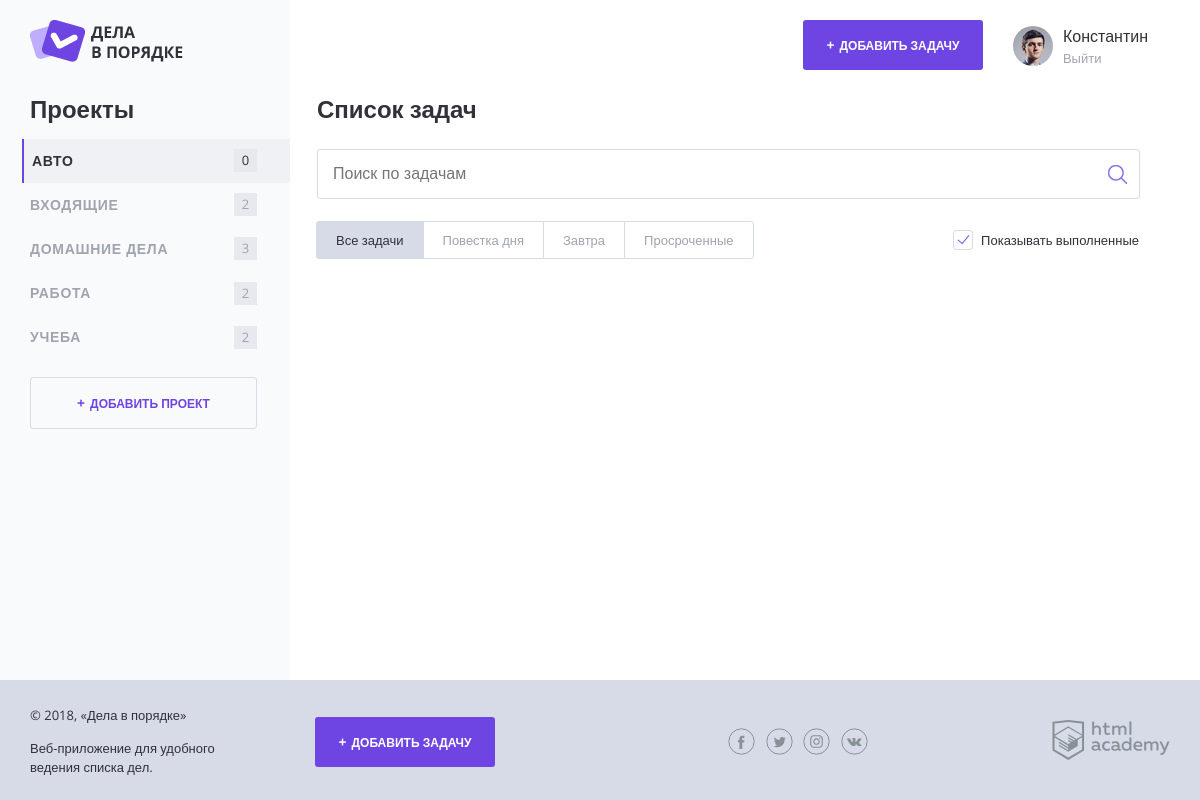
The app's page /?project_id=5 with its own data.
### tables this page shows
CREATE TABLE IF NOT EXISTS `projects` (
  `id` int(10) unsigned NOT NULL AUTO_INCREMENT COMMENT 'Идентификатор',
  `id_user` int(10) unsigned NOT NULL COMMENT 'Идентификатор Пользователя',
  `project_name` varchar(255) NOT NULL COMMENT 'Наименование Проекта',
  PRIMARY KEY (`id`),
  KEY `FK_projects_users` (`id_user`),
  FULLTEXT KEY `project_name` (`project_name`),
  CONSTRAINT `FK_projects_users` FOREIGN KEY (`id_user`) REFERENCES `users` (`id`)
);

### functions.php (called while the page is built, shortened)
<?php
function include_template($name, $data) {
    $name = "templates/" . $name;
    extract($data);
    require_once $name;
    $result = ob_get_clean();
    return $result;
}
?>

### templates/layout.php (the view, shortened to what this page needs)
<!DOCTYPE html>
<html lang="ru">
<head>
    <link rel="stylesheet" href="css/normalize.css">
    <link rel="stylesheet" href="css/style.css">
    <link rel="stylesheet" href="css/flatpickr.min.css">
</head>
<body>
<div class="page-wrapper">
    <div class="container container--with-sidebar">
        <header class="main-header">
            <a href="/">
                <img src="img/logo.png" width="153" height="42" alt="Логотип Дела в порядке">
            </a>
            <div class="main-header__side">
                <a class="main-header__side-item button button--plus open-modal" href="add.php">Добавить задачу</a>
                <div class="main-header__side-item user-menu">
                    <div class="user-menu__image">
                        <img src="img/user-pic.jpg" width="40" height="40" alt="Пользователь">
                    </div>
                    <div class="user-menu__data">
                        <p>Константин</p>
                        <a href="#">Выйти</a>
                    </div>
                </div>
            </div>
        </header>
        <div class="content">
            <section class="content__side">
                <h2 class="content__side-heading">Проекты</h2>
                <nav class="main-navigation">
                    <ul class="main-navigation__list">
                        <?php foreach ($projectList as $key => $val) { ?>
                            <?php if ($active_project == $val["id"]) { ?>
                                <li class="main-navigation__list-item main-navigation__list-item--active">
                            <?php } else { ?>
                                <li class="main-navigation__list-item">
                            <?php }?>
                                <a class="main-navigation__list-item-link" href="/?project_id=<?=$val["id"]; ?>"><?=htmlspecialchars($val["project_name"]); ?></a>
                                <span class="main-navigation__list-item-count">
                                    <?=$val["task_count"]; ?>
                                </span>
                            </li>
                        <?php } ?>
                    </ul>
                </nav>
                <a class="button button--transparent button--plus content__side-button"
                   href="addproject.php" target="project_add">Добавить проект</a>
            </section>
            <main class="content__main"><?= $page_content; ?></main>
        </div>
    </div>
</div>
<footer class="main-footer">
    <div class="container">
        <div class="main-footer__copyright">
            <p>© 2018, «Дела в порядке»</p>
            <p>Веб-приложение для удобного ведения списка дел.</p>
        </div>
        <a class="main-footer__button button button--plus" href="add.php">Добавить задачу</a>
        <div class="main-footer__social social">
            <a class="social__link social__link--facebook" href="#">
            </a>
            <a class="social__link social__link--twitter" href="#">
            </a>
            <a class="social__link social__link--instagram" href="#">
            </a>
            <a class="social__link social__link--vkontakte" href="#">
            </a>
        </div>
        <div class="main-footer__developed-by">
            <a href="https://htmlacademy.ru/intensive/php">
                <img src="img/htmlacademy.svg" alt="HTML Academy" width="118" height="40">
            </a>
        </div>
    </div>
</footer>
</body>
</html>

### css/style.css (style rules this page uses)
html, body { height: 100%; }
.page-wrapper { min-height: 100%; margin-bottom: -120px; display: flex; }
.page-wrapper::after { content: ""; display: block; }
.main-footer, .page-wrapper::after { height: 94px; }
body { position: relative; min-width: 1180px; font-size: 16px; font-family: "OpenSans", sans-serif; color: #31313a; }
a { text-decoration: none; }
.container { width: 1140px; margin: 0 auto; padding: 0 20px; }
.container--with-sidebar { position: relative; }
.container--with-sidebar::after { content: ""; position: absolute; top: 0; left: calc(-50vw + 280px); z-index: -1; width: 50vw; height: 100%; background-color: #f9fafc; }
.button { display: inline-block; width: 180px; padding: 17px 0; font-weight: 700; font-size: 12px; text-align: center; color: #ffffff; text-transform: uppercase; text-decoration: none; background-color: #6e45e2; border: 0; border-radius: 3px; }
.button--plus::before { content: "+"; margin-right: 5px; font-size: 14px; }
.button--transparent { color: #6e45e2; border: 1px solid #d7dbe8; }
.button--transparent, .button--transparent:hover, .button--transparent:focus, .button--transparent:active { background-color: transparent; }
.main-header { display: flex; justify-content: space-between; padding: 20px 0 26px; }
.main-header__side { display: flex; align-items: center; margin-right: 22px; }
.main-header__side-item { margin-left: 30px; }
.user-menu { display: flex; align-items: center; }
.user-menu__image { flex-shrink: 1; margin-top: 6px; margin-right: 10px; }
.user-menu__image img { border-radius: 50%; }
.user-menu__data p { margin: 3px 0 2px; }
.user-menu__data a { font-size: 13px; color: #9fa4af; }
.content { display: flex; margin-bottom: 120px; }
.content__side { width: 260px; }
.content__side-heading { margin: 0; margin-bottom: 15px; }
.content__side-button { width: 225px; }
.main-navigation { margin-bottom: 18px; }
.main-navigation__list { margin: 0 0 0 -8px; padding: 0; list-style: none; }
.main-navigation__list-item { display: flex; align-items: center; font-size: 14px; color: #9fa4af; text-transform: uppercase; }
.main-navigation__list-item--active { color: #31313a; background-color: #f0f1f5; border-left: 2px solid #6e45e2; }
.main-navigation__list-item-link { flex-grow: 1; padding: 14px 8px; font-weight: bold; color: inherit; text-decoration: none; letter-spacing: 0.05em; }
.main-navigation__list-item-count { display: inline-block; min-width: 19px; min-height: 19px; margin-right: 33px; padding: 2px; font-size: 13px; line-height: 18px; text-align: center; background-color: #e8e9ee; }
.content__main { flex-grow: 1; padding: 0 30px 0 27px; }
.main-footer { position: relative; padding: 13px 0; background-color: #d7dbe8; }
.main-footer .container { display: flex; align-items: center; }
.main-footer__copyright { width: 215px; margin-right: 70px; font-size: 13px; line-height: 1.5; }
.main-footer__button { margin-right: 202px; }
.main-footer__social { width: 140px; margin-right: 184px; }
.social { display: flex; flex-wrap: wrap; justify-content: space-between; margin-left: auto; }
.social__link { width: 27px; height: 27px; }

### records on screen
projects: project_name "АВТО", task_count "0"
projects: project_name "ВХОДЯЩИЕ", task_count "2"
projects: project_name "ДОМАШНИЕ ДЕЛА", task_count "3"
projects: project_name "РАБОТА", task_count "2"
projects: project_name "УЧЕБА", task_count "2"
